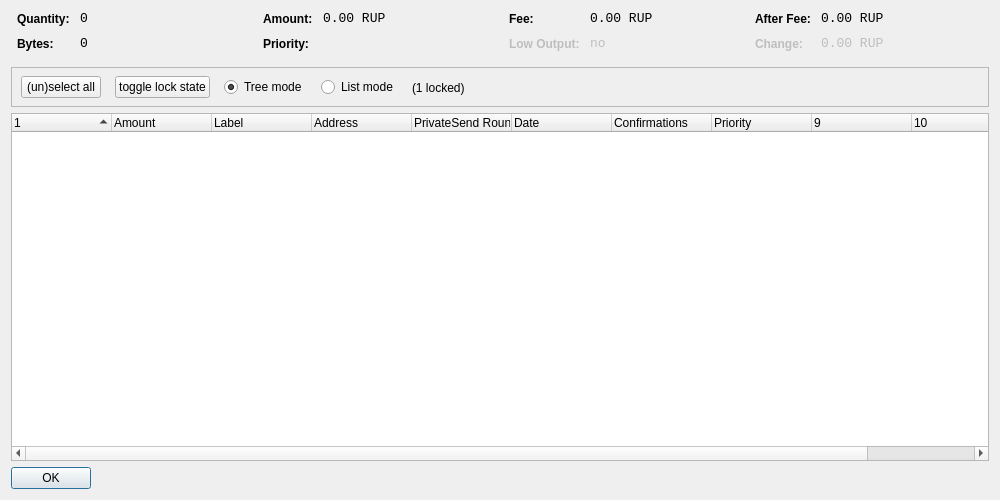
<?xml version="1.0" encoding="UTF-8"?>
<ui version="4.0">
 <class>CoinControlDialog</class>
 <widget class="QDialog" name="CoinControlDialog">
  <property name="geometry">
   <rect>
    <x>0</x>
    <y>0</y>
    <width>1000</width>
    <height>500</height>
   </rect>
  </property>
  <property name="windowTitle">
   <string>Coin Control</string>
  </property>
  <layout class="QVBoxLayout" name="verticalLayout">
   <item>
    <layout class="QHBoxLayout" name="horizontalLayoutTop" stretch="0,0,0,0">
     <property name="topMargin">
      <number>0</number>
     </property>
     <property name="bottomMargin">
      <number>10</number>
     </property>
     <item>
      <layout class="QFormLayout" name="formLayoutCoinControl1">
       <property name="horizontalSpacing">
        <number>10</number>
       </property>
       <property name="verticalSpacing">
        <number>10</number>
       </property>
       <property name="leftMargin">
        <number>6</number>
       </property>
       <property name="rightMargin">
        <number>6</number>
       </property>
       <item row="0" column="0">
        <widget class="QLabel" name="labelCoinControlQuantityText">
         <property name="styleSheet">
          <string notr="true">font-weight:bold;</string>
         </property>
         <property name="text">
          <string>Quantity:</string>
         </property>
        </widget>
       </item>
       <item row="0" column="1">
        <widget class="QLabel" name="labelCoinControlQuantity">
         <property name="font">
          <font>
           <family>Monospace</family>
           <pointsize>10</pointsize>
          </font>
         </property>
         <property name="cursor">
          <cursorShape>IBeamCursor</cursorShape>
         </property>
         <property name="contextMenuPolicy">
          <enum>Qt::ActionsContextMenu</enum>
         </property>
         <property name="text">
          <string notr="true">0</string>
         </property>
         <property name="textInteractionFlags">
          <set>Qt::LinksAccessibleByMouse|Qt::TextSelectableByKeyboard|Qt::TextSelectableByMouse</set>
         </property>
        </widget>
       </item>
       <item row="1" column="0">
        <widget class="QLabel" name="labelCoinControlBytesText">
         <property name="styleSheet">
          <string notr="true">font-weight:bold;</string>
         </property>
         <property name="text">
          <string>Bytes:</string>
         </property>
        </widget>
       </item>
       <item row="1" column="1">
        <widget class="QLabel" name="labelCoinControlBytes">
         <property name="font">
          <font>
           <family>Monospace</family>
           <pointsize>10</pointsize>
          </font>
         </property>
         <property name="cursor">
          <cursorShape>IBeamCursor</cursorShape>
         </property>
         <property name="contextMenuPolicy">
          <enum>Qt::ActionsContextMenu</enum>
         </property>
         <property name="text">
          <string notr="true">0</string>
         </property>
         <property name="textInteractionFlags">
          <set>Qt::LinksAccessibleByMouse|Qt::TextSelectableByKeyboard|Qt::TextSelectableByMouse</set>
         </property>
        </widget>
       </item>
      </layout>
     </item>
     <item>
      <layout class="QFormLayout" name="formLayoutCoinControl2">
       <property name="horizontalSpacing">
        <number>10</number>
       </property>
       <property name="verticalSpacing">
        <number>10</number>
       </property>
       <property name="leftMargin">
        <number>6</number>
       </property>
       <property name="rightMargin">
        <number>6</number>
       </property>
       <item row="0" column="0">
        <widget class="QLabel" name="labelCoinControlAmountText">
         <property name="styleSheet">
          <string notr="true">font-weight:bold;</string>
         </property>
         <property name="text">
          <string>Amount:</string>
         </property>
        </widget>
       </item>
       <item row="0" column="1">
        <widget class="QLabel" name="labelCoinControlAmount">
         <property name="font">
          <font>
           <family>Monospace</family>
           <pointsize>10</pointsize>
          </font>
         </property>
         <property name="cursor">
          <cursorShape>IBeamCursor</cursorShape>
         </property>
         <property name="contextMenuPolicy">
          <enum>Qt::ActionsContextMenu</enum>
         </property>
         <property name="text">
          <string notr="true">0.00 RUP</string>
         </property>
         <property name="textInteractionFlags">
          <set>Qt::LinksAccessibleByMouse|Qt::TextSelectableByKeyboard|Qt::TextSelectableByMouse</set>
         </property>
        </widget>
       </item>
       <item row="1" column="0">
        <widget class="QLabel" name="labelCoinControlPriorityText">
         <property name="styleSheet">
          <string notr="true">font-weight:bold;</string>
         </property>
         <property name="text">
          <string>Priority:</string>
         </property>
        </widget>
       </item>
       <item row="1" column="1">
        <widget class="QLabel" name="labelCoinControlPriority">
         <property name="font">
          <font>
           <family>Monospace</family>
           <pointsize>10</pointsize>
          </font>
         </property>
         <property name="cursor">
          <cursorShape>IBeamCursor</cursorShape>
         </property>
         <property name="contextMenuPolicy">
          <enum>Qt::ActionsContextMenu</enum>
         </property>
         <property name="text">
          <string/>
         </property>
         <property name="textInteractionFlags">
          <set>Qt::LinksAccessibleByMouse|Qt::TextSelectableByKeyboard|Qt::TextSelectableByMouse</set>
         </property>
        </widget>
       </item>
      </layout>
     </item>
     <item>
      <layout class="QFormLayout" name="formLayoutCoinControl3">
       <property name="horizontalSpacing">
        <number>10</number>
       </property>
       <property name="verticalSpacing">
        <number>10</number>
       </property>
       <property name="leftMargin">
        <number>6</number>
       </property>
       <property name="rightMargin">
        <number>6</number>
       </property>
       <item row="0" column="0">
        <widget class="QLabel" name="labelCoinControlFeeText">
         <property name="styleSheet">
          <string notr="true">font-weight:bold;</string>
         </property>
         <property name="text">
          <string>Fee:</string>
         </property>
        </widget>
       </item>
       <item row="0" column="1">
        <widget class="QLabel" name="labelCoinControlFee">
         <property name="font">
          <font>
           <family>Monospace</family>
           <pointsize>10</pointsize>
          </font>
         </property>
         <property name="cursor">
          <cursorShape>IBeamCursor</cursorShape>
         </property>
         <property name="contextMenuPolicy">
          <enum>Qt::ActionsContextMenu</enum>
         </property>
         <property name="text">
          <string notr="true">0.00 RUP</string>
         </property>
         <property name="textInteractionFlags">
          <set>Qt::LinksAccessibleByMouse|Qt::TextSelectableByKeyboard|Qt::TextSelectableByMouse</set>
         </property>
        </widget>
       </item>
       <item row="1" column="0">
        <widget class="QLabel" name="labelCoinControlLowOutputText">
         <property name="enabled">
          <bool>false</bool>
         </property>
         <property name="styleSheet">
          <string notr="true">font-weight:bold;</string>
         </property>
         <property name="text">
          <string>Low Output:</string>
         </property>
        </widget>
       </item>
       <item row="1" column="1">
        <widget class="QLabel" name="labelCoinControlLowOutput">
         <property name="enabled">
          <bool>false</bool>
         </property>
         <property name="font">
          <font>
           <family>Monospace</family>
           <pointsize>10</pointsize>
          </font>
         </property>
         <property name="cursor">
          <cursorShape>IBeamCursor</cursorShape>
         </property>
         <property name="contextMenuPolicy">
          <enum>Qt::ActionsContextMenu</enum>
         </property>
         <property name="text">
          <string notr="true">no</string>
         </property>
         <property name="textInteractionFlags">
          <set>Qt::LinksAccessibleByMouse|Qt::TextSelectableByKeyboard|Qt::TextSelectableByMouse</set>
         </property>
        </widget>
       </item>
      </layout>
     </item>
     <item>
      <layout class="QFormLayout" name="formLayoutCoinControl4">
       <property name="horizontalSpacing">
        <number>10</number>
       </property>
       <property name="verticalSpacing">
        <number>10</number>
       </property>
       <property name="leftMargin">
        <number>6</number>
       </property>
       <property name="rightMargin">
        <number>6</number>
       </property>
       <item row="0" column="0">
        <widget class="QLabel" name="labelCoinControlAfterFeeText">
         <property name="styleSheet">
          <string notr="true">font-weight:bold;</string>
         </property>
         <property name="text">
          <string>After Fee:</string>
         </property>
        </widget>
       </item>
       <item row="0" column="1">
        <widget class="QLabel" name="labelCoinControlAfterFee">
         <property name="font">
          <font>
           <family>Monospace</family>
           <pointsize>10</pointsize>
          </font>
         </property>
         <property name="cursor">
          <cursorShape>IBeamCursor</cursorShape>
         </property>
         <property name="contextMenuPolicy">
          <enum>Qt::ActionsContextMenu</enum>
         </property>
         <property name="text">
          <string notr="true">0.00 RUP</string>
         </property>
         <property name="textInteractionFlags">
          <set>Qt::LinksAccessibleByMouse|Qt::TextSelectableByKeyboard|Qt::TextSelectableByMouse</set>
         </property>
        </widget>
       </item>
       <item row="1" column="0">
        <widget class="QLabel" name="labelCoinControlChangeText">
         <property name="enabled">
          <bool>false</bool>
         </property>
         <property name="styleSheet">
          <string notr="true">font-weight:bold;</string>
         </property>
         <property name="text">
          <string>Change:</string>
         </property>
        </widget>
       </item>
       <item row="1" column="1">
        <widget class="QLabel" name="labelCoinControlChange">
         <property name="enabled">
          <bool>false</bool>
         </property>
         <property name="font">
          <font>
           <family>Monospace</family>
           <pointsize>10</pointsize>
          </font>
         </property>
         <property name="cursor">
          <cursorShape>IBeamCursor</cursorShape>
         </property>
         <property name="contextMenuPolicy">
          <enum>Qt::ActionsContextMenu</enum>
         </property>
         <property name="text">
          <string notr="true">0.00 RUP</string>
         </property>
         <property name="textInteractionFlags">
          <set>Qt::LinksAccessibleByMouse|Qt::TextSelectableByKeyboard|Qt::TextSelectableByMouse</set>
         </property>
        </widget>
       </item>
      </layout>
     </item>
    </layout>
   </item>
   <item>
    <widget class="QFrame" name="frame">
     <property name="minimumSize">
      <size>
       <width>0</width>
       <height>40</height>
      </size>
     </property>
     <property name="frameShape">
      <enum>QFrame::StyledPanel</enum>
     </property>
     <property name="frameShadow">
      <enum>QFrame::Sunken</enum>
     </property>
     <widget class="QWidget" name="horizontalLayoutWidget">
      <property name="geometry">
       <rect>
        <x>10</x>
        <y>0</y>
        <width>781</width>
        <height>41</height>
       </rect>
      </property>
      <layout class="QHBoxLayout" name="horizontalLayoutPanel" stretch="0,0,0,0,0">
       <property name="spacing">
        <number>14</number>
       </property>
       <item>
        <widget class="QPushButton" name="pushButtonSelectAll">
         <property name="sizePolicy">
          <sizepolicy hsizetype="Maximum" vsizetype="Fixed">
           <horstretch>0</horstretch>
           <verstretch>0</verstretch>
          </sizepolicy>
         </property>
         <property name="text">
          <string>(un)select all</string>
         </property>
        </widget>
       </item>
        <item>
         <widget class="QPushButton" name="pushButtonToggleLock">
          <property name="sizePolicy">
           <sizepolicy hsizetype="Maximum" vsizetype="Fixed">
            <horstretch>0</horstretch>
            <verstretch>0</verstretch>
           </sizepolicy>
          </property>
          <property name="text">
           <string>toggle lock state</string>
          </property>
          <property name="autoDefault">
           <bool>false</bool>
          </property>
         </widget>
        </item>
       <item>
        <widget class="QRadioButton" name="radioTreeMode">
         <property name="sizePolicy">
          <sizepolicy hsizetype="Maximum" vsizetype="Fixed">
           <horstretch>0</horstretch>
           <verstretch>0</verstretch>
          </sizepolicy>
         </property>
         <property name="text">
          <string>Tree mode</string>
         </property>
         <property name="checked">
          <bool>true</bool>
         </property>
        </widget>
       </item>
       <item>
        <widget class="QRadioButton" name="radioListMode">
         <property name="sizePolicy">
          <sizepolicy hsizetype="Maximum" vsizetype="Fixed">
           <horstretch>0</horstretch>
           <verstretch>0</verstretch>
          </sizepolicy>
         </property>
         <property name="text">
          <string>List mode</string>
         </property>
        </widget>
       </item>
        <item>
         <widget class="QLabel" name="labelLocked">
          <property name="text">
           <string>(1 locked)</string>
          </property>
         </widget>
        </item>
       <item>
        <spacer name="horizontalSpacer">
         <property name="orientation">
          <enum>Qt::Horizontal</enum>
         </property>
         <property name="sizeHint" stdset="0">
          <size>
           <width>40</width>
           <height>20</height>
          </size>
         </property>
        </spacer>
       </item>
      </layout>
     </widget>
    </widget>
   </item>
   <item>
    <widget class="CoinControlTreeWidget" name="treeWidget">
     <property name="contextMenuPolicy">
      <enum>Qt::CustomContextMenu</enum>
     </property>
     <property name="sortingEnabled">
      <bool>false</bool>
     </property>
     <property name="columnCount">
      <number>11</number>
     </property>
     <attribute name="headerShowSortIndicator" stdset="0">
      <bool>true</bool>
     </attribute>
     <attribute name="headerStretchLastSection">
      <bool>false</bool>
     </attribute>
     <column>
      <property name="text">
       <string/>
      </property>
     </column>
     <column>
      <property name="text">
       <string>Amount</string>
      </property>
     </column>
     <column>
      <property name="text">
       <string>Label</string>
      </property>
     </column>
     <column>
      <property name="text">
       <string>Address</string>
      </property>
     </column>
     <column>
      <property name="text">
       <string>PrivateSend Rounds</string>
      </property>
    </column>
     <column>
      <property name="text">
       <string>Date</string>
      </property>
     </column>
     <column>
      <property name="text">
       <string>Confirmations</string>
      </property>
      <property name="toolTip">
       <string>Confirmed</string>
      </property>
     </column>
     <column>
      <property name="text">
       <string>Priority</string>
      </property>
     </column>
     <column>
      <property name="text">
       <string/>
      </property>
     </column>
     <column>
      <property name="text">
       <string/>
      </property>
     </column>
     <column>
      <property name="text">
       <string/>
      </property>
     </column>
     <column>
      <property name="text">
       <string/>
      </property>
     </column>
    </widget>
   </item>
   <item>
    <widget class="QDialogButtonBox" name="buttonBox">
     <property name="sizePolicy">
      <sizepolicy hsizetype="Maximum" vsizetype="Fixed">
       <horstretch>0</horstretch>
       <verstretch>0</verstretch>
      </sizepolicy>
     </property>
     <property name="orientation">
      <enum>Qt::Horizontal</enum>
     </property>
     <property name="standardButtons">
      <set>QDialogButtonBox::Ok</set>
     </property>
    </widget>
   </item>
  </layout>
 </widget>
 <customwidgets>
  <customwidget>
   <class>CoinControlTreeWidget</class>
   <extends>QTreeWidget</extends>
   <header>coincontroltreewidget.h</header>
  </customwidget>
 </customwidgets>
 <resources/>
 <connections/>
</ui>
